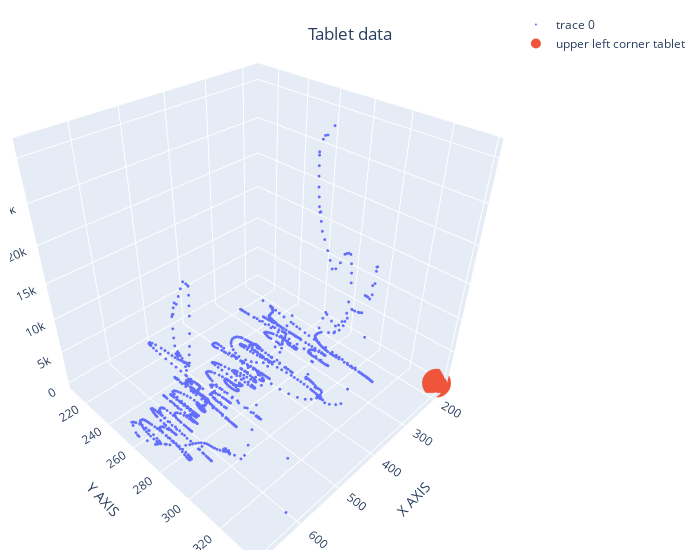

Notebook code cell kept with this figure:
### Code cell
interactive_3d_plot_tab(d['segment_10'])

### Figure 1 — Plotly figure (JSON) as saved in the notebook; plotly's stock layout.template omitted (floating-point values rounded to 4 significant figures; data arrays with more than 128 entries replaced by an {"elided": "..."} marker saying what was removed)
{"data": [{"marker": {"size": 1}, "mode": "markers", "type": "scatter3d", "x": {"elided": "1751 float values"}, "y": {"elided": "1751 float values"}, "z": {"elided": "1751 float values"}}, {"marker": {"size": 10}, "mode": "markers", "name": "upper left corner tablet", "type": "scatter3d", "x": [173.0], "y": [338.0], "z": [0]}], "layout": {"margin": {"b": 10, "l": 10, "r": 20, "t": 10}, "scene": {"xaxis": {"title": {"text": "X AXIS"}}, "yaxis": {"title": {"text": "Y AXIS"}}, "zaxis": {"title": {"text": "Z AXIS"}}}, "title": {"text": "Tablet data", "x": 0.5, "xanchor": "center", "y": 0.95, "yanchor": "top"}, "width": 700}}
